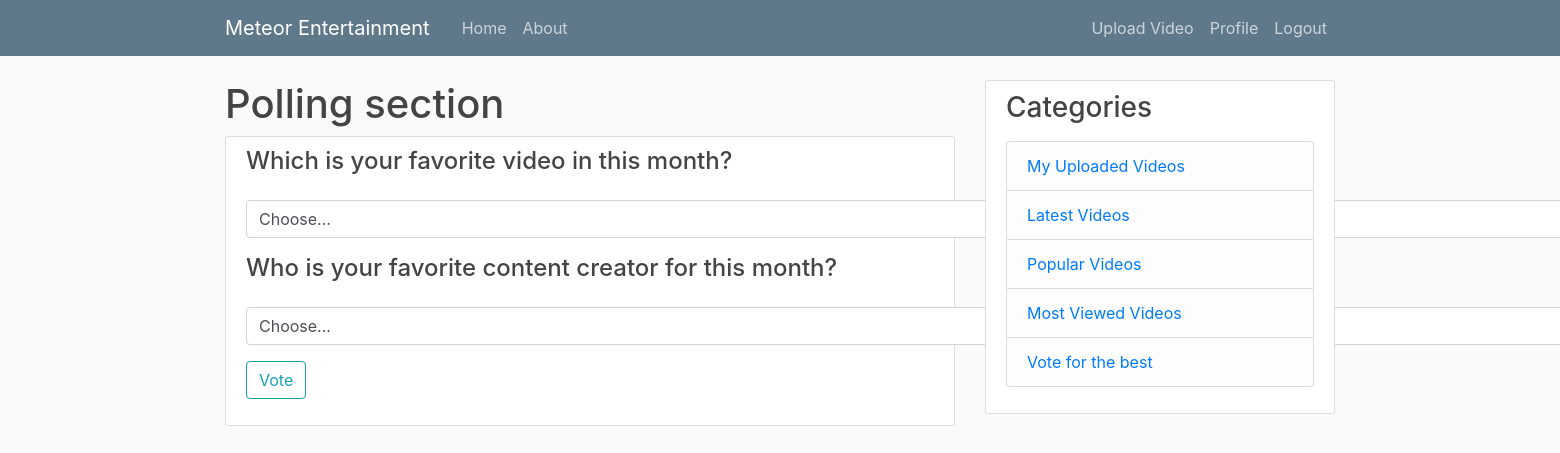
/video/poll (signed in), run on the app's committed database.
### video/models.py (models this page shows)
class Poll(models.Model):
    option = models.CharField(max_length=400, default="")
    polls = models.ManyToManyField(settings.AUTH_USER_MODEL, blank=True, related_name='video_polls')
    poll_group = models.CharField(default="", max_length=200, blank=True)
    question = models.CharField(default="", max_length=200, blank=True)

### video/views.py (the view)
# urls.py: path('video/poll', views.VideoPollView, name='poll-video'),
def VideoPollView(request):
    context = {
        'polls': Poll.objects.all()
    }
    return render(request, 'video/upload_poll.html', context=context)

### video/templates/video/upload_poll.html (shortened to what this page needs)
{% extends 'video/base.html' %}
{% block content %}
{% if user.is_authenticated %}
<h1>Polling section</h1>
<article class="media content-section">
<form class="form-inline" action="{% url 'main-home' %}">
    <div class="form-group">
    {% regroup polls by question as question_list %}
    {% for question in question_list %}
    <h4 for="inlineFormCustomSelectPref">{{ question.grouper }}</h4>
    <select class="custom-select my-3 mr-4" id="inlineFormCustomSelectPref">
        <option selected>Choose...</option>
    </select>
    {% endfor %}
    <p><button class="btn btn-outline-info" type="submit">Vote</button>
    </p>
    </div>
    </form>
</article>
{% endif %}
{% endblock content %}

### video/static/video/main.css (style rules this page uses)
body { background: #fafafa; color: #333333; margin-top: 5rem; }
h1, h2, h3, h4, h5, h6 { color: #444444; }
.content-section { background: #ffffff; padding: 10px 20px; border: 1px solid #dddddd; border-radius: 3px; margin-bottom: 20px; }

### data on the page
Poll: grouper "Which is your favorite video in this month?"
Poll: grouper "Who is your favorite content creator for this month?"
